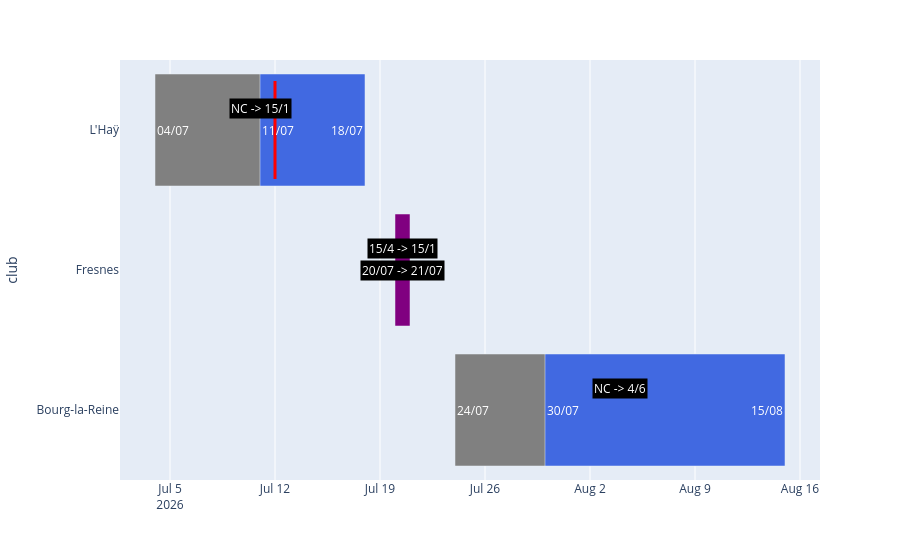

The notebook cell this image was saved under:
### Code cell
df_classiques = planning.tournois_classiques(df)

fig = px.timeline(
    df,
    x_start="debut",
    x_end="fin",
    y="club",
    hover_data=HOVER_DATA
)
fig.update_traces(marker_color=df["couleur_barre"].tolist())

fig_participation = px.timeline(
    df_classiques,
    x_start="debut_participation",
    x_end="fin",
    y="club",
)
fig_participation.update_traces(marker_color=PARTICIPATION_COLOR)

fig.add_traces(fig_participation.data)

for _, row in df.iterrows():
    debut_label = pd.to_datetime(row["debut"]).strftime(DATE_FORMAT)
    fin_label = pd.to_datetime(row["fin"]).strftime(DATE_FORMAT)
    est_tmc = planning.est_tmc(row["type"])
    tmc_label_x = row["debut"] + (row["fin"] - row["debut"]) / 2
    classement_min = row.get("classement_min")
    classement_max = row.get("classement_max")

    if planning.est_classique(row["type"]) and pd.notna(row["entree_reelle"]):
        fig.add_shape(
            type="line",
            x0=row["entree_reelle"],
            x1=row["entree_reelle"],
            y0=row["club"],
            y1=row["club"],
            y0shift=-0.35,
            y1shift=0.35,
            xref="x",
            yref="y",
            line={"color": "red", "width": 3},
        )

    fig.add_annotation(
        x=tmc_label_x if est_tmc else row["debut"],
        y=row["club"],
        text=f"{debut_label} -> {fin_label}" if est_tmc else debut_label,
        showarrow=False,
        xanchor="center" if est_tmc else "left",
        align="center" if est_tmc else None,
        font={"color": TEXT_COLOR},
        bgcolor="black" if est_tmc else None,
    )

    if not est_tmc:
        fig.add_annotation(
            x=row["fin"],
            y=row["club"],
            text=fin_label,
            showarrow=False,
            xanchor="right",
            font={"color": TEXT_COLOR},
        )

    if planning.est_classique(row["type"]) and pd.notna(row["debut_participation"]):
        fig.add_annotation(
            x=row["debut_participation"],
            y=row["club"],
            text=pd.to_datetime(row["debut_participation"]).strftime(DATE_FORMAT),
            showarrow=False,
            xanchor="left",
            font={"color": TEXT_COLOR},
        )

    if pd.notna(classement_min) and pd.notna(classement_max):
        fig.add_annotation(
            x=row["debut"] + (row["fin"] - row["debut"]) / 2,
            y=row["club"],
            text=f"{classement_min} -> {classement_max}",
            showarrow=False,
            xanchor="center",
            yanchor="top",
            yshift=32,
            font={"color": TEXT_COLOR},
            bgcolor="black",
        )

fig.update_yaxes(autorange="reversed")

# DATE_DEBUT_AFFICHAGE = planning.parse_date_fr("01/07/2026")
# DATE_FIN_AFFICHAGE = planning.parse_date_fr("01/09/2026")
#
# fig.update_xaxes(
#     range=[DATE_DEBUT_AFFICHAGE, DATE_FIN_AFFICHAGE]
# )

fig.show()

### Figure 1 — Plotly figure (JSON) as saved in the notebook; plotly's stock layout.template omitted (floating-point values rounded to 4 significant figures)
{"data": [{"base": ["2026-07-04T00:00:00.000000", "2026-07-20T00:00:00.000000", "2026-07-24T00:00:00.000000"], "customdata": [["2026-07-12T00:00:00", "NC", "15/1", 7], [null, "15/4", "15/1", null], [null, "NC", "4/6", 7]], "hovertemplate": "entree_reelle=%{customdata[0]}<br>classement_min=%{customdata[1]}<br>classement_max=%{customdata[2]}<extra></extra>", "legendgroup": "", "marker": {"color": ["grey", "purple", "grey"], "pattern": {"shape": ""}}, "name": "", "orientation": "h", "showlegend": false, "textposition": "auto", "x": [1209600000, 86400000, 1900800000], "xaxis": "x", "y": ["L'Haÿ", "Fresnes", "Bourg-la-Reine"], "yaxis": "y", "type": "bar"}, {"base": ["2026-07-11T00:00:00.000000000", "2026-07-30T00:00:00.000000000"], "hovertemplate": "debut_participation=%{base}<br>fin=%{x}<br>club=%{y}<extra></extra>", "legendgroup": "", "marker": {"color": "royalblue", "pattern": {"shape": ""}}, "name": "", "orientation": "h", "showlegend": false, "textposition": "auto", "x": [604800000, 1382400000], "xaxis": "x", "y": ["L'Haÿ", "Bourg-la-Reine"], "yaxis": "y", "type": "bar"}], "layout": {"xaxis": {"anchor": "y", "domain": [0.0, 1.0], "type": "date"}, "yaxis": {"anchor": "x", "domain": [0.0, 1.0], "title": {"text": "club"}, "autorange": "reversed"}, "legend": {"tracegroupgap": 0}, "margin": {"t": 60}, "barmode": "overlay", "shapes": [{"line": {"color": "red", "width": 3}, "type": "line", "x0": "2026-07-12T00:00:00", "x1": "2026-07-12T00:00:00", "xref": "x", "y0": "L'Haÿ", "y0shift": -0.35, "y1": "L'Haÿ", "y1shift": 0.35, "yref": "y"}], "annotations": [{"font": {"color": "white"}, "showarrow": false, "text": "04/07", "x": "2026-07-04T00:00:00", "xanchor": "left", "y": "L'Haÿ"}, {"font": {"color": "white"}, "showarrow": false, "text": "18/07", "x": "2026-07-18T00:00:00", "xanchor": "right", "y": "L'Haÿ"}, {"font": {"color": "white"}, "showarrow": false, "text": "11/07", "x": "2026-07-11T00:00:00", "xanchor": "left", "y": "L'Haÿ"}, {"bgcolor": "black", "font": {"color": "white"}, "showarrow": false, "text": "NC -> 15/1", "x": "2026-07-11T00:00:00", "xanchor": "center", "y": "L'Haÿ", "yanchor": "top", "yshift": 32}, {"align": "center", "bgcolor": "black", "font": {"color": "white"}, "showarrow": false, "text": "20/07 -> 21/07", "x": "2026-07-20T12:00:00", "xanchor": "center", "y": "Fresnes"}, {"bgcolor": "black", "font": {"color": "white"}, "showarrow": false, "text": "15/4 -> 15/1", "x": "2026-07-20T12:00:00", "xanchor": "center", "y": "Fresnes", "yanchor": "top", "yshift": 32}, {"font": {"color": "white"}, "showarrow": false, "text": "24/07", "x": "2026-07-24T00:00:00", "xanchor": "left", "y": "Bourg-la-Reine"}, {"font": {"color": "white"}, "showarrow": false, "text": "15/08", "x": "2026-08-15T00:00:00", "xanchor": "right", "y": "Bourg-la-Reine"}, {"font": {"color": "white"}, "showarrow": false, "text": "30/07", "x": "2026-07-30T00:00:00", "xanchor": "left", "y": "Bourg-la-Reine"}, {"bgcolor": "black", "font": {"color": "white"}, "showarrow": false, "text": "NC -> 4/6", "x": "2026-08-04T00:00:00", "xanchor": "center", "y": "Bourg-la-Reine", "yanchor": "top", "yshift": 32}]}}
